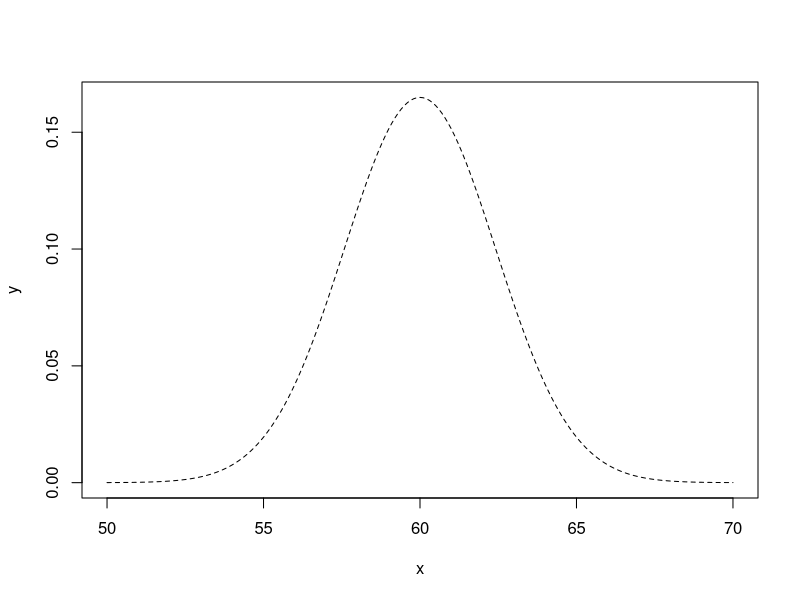
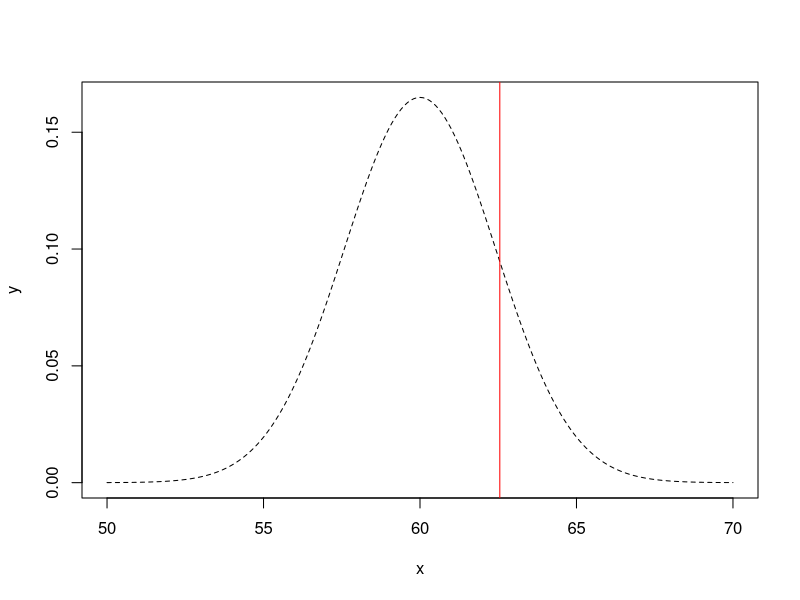

Write the R code that produced these figures, in order.
## ---- chunk 1
set.seed(42)
pop <- round(runif(1e5, min = 18, max = 100))

mean(pop)
var(pop)
## ---- chunk 2
samp <- sample(pop, size = 100)

mean(samp)
## ---- chunk 3
se <- sqrt(var(samp)/length(samp))
## ---- chunk 4
x <- seq(50, 70, 0.1)
y <- dnorm(x, mean = 60, sd = se)

plot(x,y,type = 'l', lty='dashed')
## ---- chunk 5
plot(x,y,type = 'l', lty='dashed')
abline(v = mean(samp), col = 'red')
## ---- chunk 6
pnorm(mean(samp), mean = 60, sd = se, lower.tail = FALSE) +
  pnorm(60 - (mean(samp) - 60), mean = 60, sd = se, lower.tail = TRUE)
## ---- chunk 7
mean(samp) - 1.96 * se
mean(samp) + 1.96 * se
